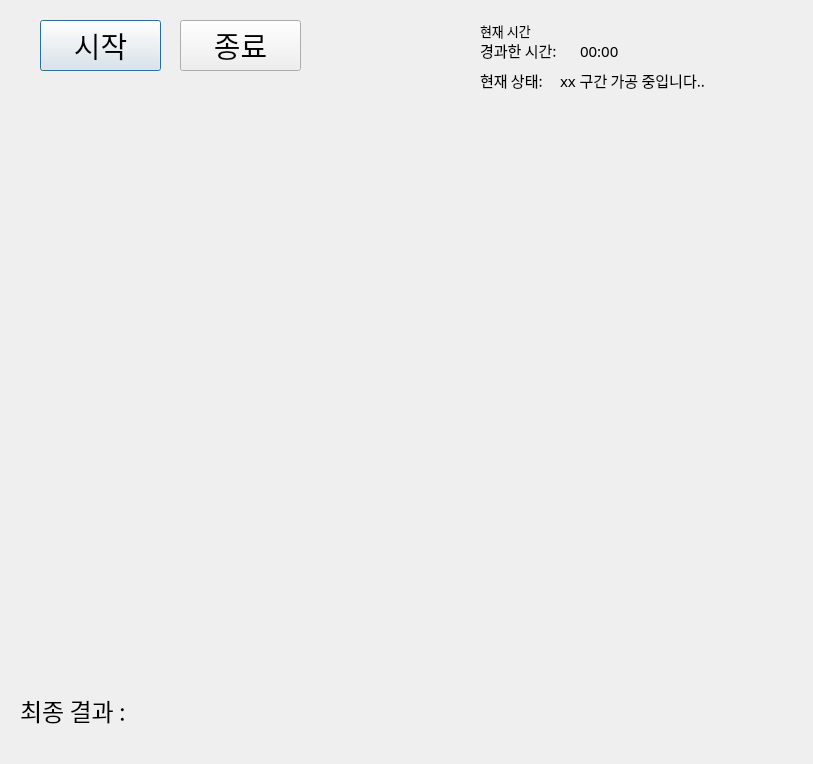
<?xml version="1.0" encoding="UTF-8"?>
<ui version="4.0">
 <class>Dialog</class>
 <widget class="QDialog" name="Dialog">
  <property name="geometry">
   <rect>
    <x>0</x>
    <y>0</y>
    <width>813</width>
    <height>764</height>
   </rect>
  </property>
  <property name="windowTitle">
   <string>Dialog</string>
  </property>
  <widget class="QPushButton" name="start_button">
   <property name="geometry">
    <rect>
     <x>40</x>
     <y>20</y>
     <width>121</width>
     <height>51</height>
    </rect>
   </property>
   <property name="font">
    <font>
     <family>AcadEref</family>
     <pointsize>22</pointsize>
    </font>
   </property>
   <property name="text">
    <string>시작</string>
   </property>
  </widget>
  <widget class="QPushButton" name="stop_button">
   <property name="geometry">
    <rect>
     <x>180</x>
     <y>20</y>
     <width>121</width>
     <height>51</height>
    </rect>
   </property>
   <property name="font">
    <font>
     <family>AcadEref</family>
     <pointsize>22</pointsize>
    </font>
   </property>
   <property name="text">
    <string>종료</string>
   </property>
  </widget>
  <widget class="QLabel" name="current_time_label">
   <property name="geometry">
    <rect>
     <x>480</x>
     <y>20</y>
     <width>301</width>
     <height>21</height>
    </rect>
   </property>
   <property name="font">
    <font>
     <family>Malgun Gothic</family>
     <pointsize>10</pointsize>
    </font>
   </property>
   <property name="text">
    <string>현재 시간</string>
   </property>
  </widget>
  <widget class="QLabel" name="final_result">
   <property name="geometry">
    <rect>
     <x>160</x>
     <y>680</y>
     <width>641</width>
     <height>61</height>
    </rect>
   </property>
   <property name="font">
    <font>
     <family>AcadEref</family>
     <pointsize>12</pointsize>
    </font>
   </property>
   <property name="text">
    <string/>
   </property>
  </widget>
  <widget class="QLabel" name="current_time_label_2">
   <property name="geometry">
    <rect>
     <x>480</x>
     <y>40</y>
     <width>91</width>
     <height>21</height>
    </rect>
   </property>
   <property name="font">
    <font>
     <family>Malgun Gothic</family>
     <pointsize>11</pointsize>
    </font>
   </property>
   <property name="text">
    <string>경과한 시간:</string>
   </property>
  </widget>
  <widget class="QLabel" name="elapsed_time_label">
   <property name="geometry">
    <rect>
     <x>580</x>
     <y>40</y>
     <width>191</width>
     <height>21</height>
    </rect>
   </property>
   <property name="font">
    <font>
     <family>Malgun Gothic</family>
     <pointsize>11</pointsize>
    </font>
   </property>
   <property name="text">
    <string>00:00</string>
   </property>
  </widget>
  <widget class="QLabel" name="final_result_2">
   <property name="geometry">
    <rect>
     <x>20</x>
     <y>680</y>
     <width>141</width>
     <height>61</height>
    </rect>
   </property>
   <property name="font">
    <font>
     <family>AcadEref</family>
     <pointsize>18</pointsize>
    </font>
   </property>
   <property name="text">
    <string>최종 결과 : </string>
   </property>
  </widget>
  <widget class="QLabel" name="current_time_label_3">
   <property name="geometry">
    <rect>
     <x>480</x>
     <y>70</y>
     <width>91</width>
     <height>21</height>
    </rect>
   </property>
   <property name="font">
    <font>
     <family>Malgun Gothic</family>
     <pointsize>11</pointsize>
    </font>
   </property>
   <property name="text">
    <string>현재 상태:</string>
   </property>
  </widget>
  <widget class="QLabel" name="current_state_label">
   <property name="geometry">
    <rect>
     <x>560</x>
     <y>70</y>
     <width>221</width>
     <height>21</height>
    </rect>
   </property>
   <property name="font">
    <font>
     <family>Malgun Gothic</family>
     <pointsize>11</pointsize>
    </font>
   </property>
   <property name="text">
    <string>xx 구간 가공 중입니다..</string>
   </property>
  </widget>
  <widget class="QLabel" name="current_state_label_2">
   <property name="geometry">
    <rect>
     <x>560</x>
     <y>90</y>
     <width>221</width>
     <height>21</height>
    </rect>
   </property>
   <property name="font">
    <font>
     <family>Malgun Gothic</family>
     <pointsize>11</pointsize>
    </font>
   </property>
   <property name="text">
    <string/>
   </property>
  </widget>
  <widget class="QLabel" name="current_state_label_3">
   <property name="geometry">
    <rect>
     <x>560</x>
     <y>110</y>
     <width>221</width>
     <height>21</height>
    </rect>
   </property>
   <property name="font">
    <font>
     <family>Malgun Gothic</family>
     <pointsize>11</pointsize>
    </font>
   </property>
   <property name="text">
    <string/>
   </property>
  </widget>
  <widget class="QLabel" name="graph_verticalLayout">
   <property name="geometry">
    <rect>
     <x>130</x>
     <y>170</y>
     <width>500</width>
     <height>500</height>
    </rect>
   </property>
   <property name="text">
    <string/>
   </property>
  </widget>
 </widget>
 <resources/>
 <connections/>
</ui>
